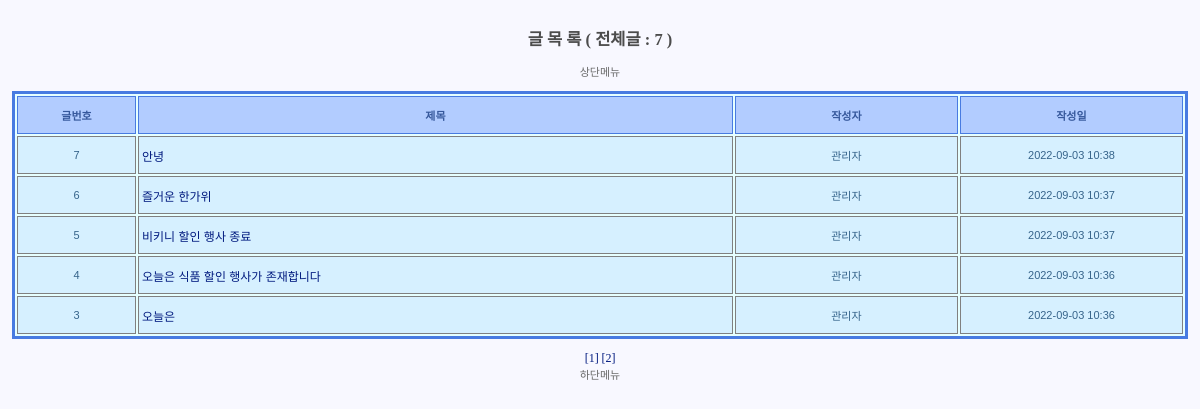
Page /noticeboard/noticelist on the committed database.
### noticeboard/models.py (models this page shows)
class NoticeBoard(models.Model):
    noticenum = models.AutoField(verbose_name="공지글 번호", primary_key=True)
    admin =  models.CharField(max_length=30,verbose_name="작성자",null=False)
    noticetitle = models.CharField(max_length=1000,verbose_name="공지글 제목",null=False)
    noticecontent = models.CharField(max_length=6000,verbose_name="공지글 내용",null=False)
    noticedate = models.DateTimeField(auto_now_add=True,verbose_name="작성일",blank=True)

### noticeboard/views.py (the view, shortened to what this page needs)
# urls.py: path("noticelist",views.NoticeBoardListView.as_view(), name="noticelist"),
class NoticeBoardListView(View):
    def get(self,request):
        template = loader.get_template("noticeboard.html")
        count = NoticeBoard.objects.all().count()
        pagenum = request.GET.get("pagenoticenum")
        if not pagenum :
            pagenum = "1"
        pagenum = int(pagenum)
        start = (pagenum - 1 ) *int(PAGE_SIZE) #(5-1)*10 +1 ->41
        end = start+ int(PAGE_SIZE)
        if end>count:
            end = count
        dtos = NoticeBoard.objects.order_by("-noticenum")[start:end]
        number = count - (pagenum-1)*int(PAGE_SIZE)
        startpage = pagenum// int(PAGE_BLOCK) * int(PAGE_BLOCK) +1
        if pagenum % int(PAGE_BLOCK) == 0:
            startpage -= int(PAGE_BLOCK)-1
        endpage =   startpage + int(PAGE_BLOCK) -1
        pagecount = count // int(PAGE_SIZE)
        if count % int(PAGE_SIZE)>0:
            pagecount +=1
        if endpage>pagecount :
            endpage = pagecount
        pages = range(startpage , endpage+1)
        context = {
            "count" : count,
            "dtos" : dtos,
            "pagenum" : pagenum,
            "number":number,
            "pages":pages,
            "startpage":startpage,
            "endpage":endpage,
            "pageblock":PAGE_BLOCK,
            "pagecount":pagecount,
            }
        return HttpResponse( template.render( context, request ) )

### noticeboard/templates/noticeboard.html (shortened to what this page needs)
{% extends "base_board.html" %}
{% block title %} <h2> 글 목 록 ( 전체글 : {{count}} )</h2> {% endblock %}
{% block contents %}
{% load mathfilters %}
{% load static %}
<table border="1">
   <tr>
      <th style="width:8%"> 글번호 </th>
      <th style="width:40%"> 제목 </th>
      <th style="width:15%"> 작성자 </th>
      <th style="width:15%"> 작성일 </th>
   </tr>
   {% if count == 0 %}
   <tr>
      <td colspan="6" style="text-align:center">
         게시판에 글이 없습니다. 글쓰기 눌러주세요
      </td>
   </tr>
   {% else %}
      {% for dto in dtos %}
         <tr>
            <td style="text-align:center">
               {{number|sub:forloop.counter0}}
            </td>
            <td>
               {% if dto.readcount == -1 %}
                  삭제된 글입니다
               {% else %}
                  <a href="noticedetail?noticenum={{dto.noticenum}}&pagenoticenum={{pagenoticenum}}&noticenumber={{noticenumber|sub:forloop.counter0}}">
                  {{dto.noticetitle}}
                  </a>
               {% endif %}
            </td>
            <td style="text-align:center">
               {{dto.admin}}
            </td>
            <td style="text-align:center">
               {{dto.noticedate|date:"Y-m-d H:i"}}
            </td>
         </tr>
      {% endfor %}
   {% endif %}
</table>
<br>
{% for page in pages %}
   {% if pagenoticenum == page %}
      <b>[{{page}}]</b>
   {% else %}
      <a href="noticelist?pagenoticenum={{pagenum}}">[{{page}}]</a>
   {% endif %}
{% endfor %}
{% endblock %}

### noticeboard/templates/base_board.html (shortened to what this page needs)
{% load static %}
<!DOCTYPE html>
<html>
   <head>
      <link type="text/css" rel="stylesheet" href="{% static 'css/style_board.css' %}">
   </head>
   <body>
      {% block title %} <h2> 게시판 </h2> {% endblock %}
      {% block header %} 상단메뉴 {% endblock %}
      <br><br>
      {% block contents %}
      {% endblock %}
      <br>
      {% block footer %} 하단메뉴 {% endblock %}
   </body>
</html>

### noticeboard/static/css/style_board.css (style rules this page uses)
h1,h2,h3,h4,h5,h6 { color: #4C4C4C; }
a { text-decoration: none; font-size:12px; color : #001A7F; }
body { text-align: center; background-color : #F8F8FF; font-size:11px; font-family:verdana; color: #696969; padding:4px; }
table { text-align: left; border: 3px solid #487BE1; background-color: #E6FFFF; font-family: Arial, Helvetica, sans-serif; font-size:12px; margin: auto; }
th { text-align: center; background-color: #B2CCFF; color : #36589C; font-size : 11px; border : 1px solid #487BE1; margin : 0px; padding : 3px; height: 30px; width: 100px; }
td { background-color: #D6F0FF; color : #36648B; font-size : 11px; border : 1px solid gray; margin : 0px; padding : 3px; height: 30px; width: 300px; }

### rows in the picture
NoticeBoard: noticenum "7", noticetitle "안녕", admin "관리자", noticedate "2022-09-03 10:38"
NoticeBoard: noticenum "6", noticetitle "즐거운 한가위", admin "관리자", noticedate "2022-09-03 10:37"
NoticeBoard: noticenum "5", noticetitle "비키니 할인 행사 종료", admin "관리자", noticedate "2022-09-03 10:37"
NoticeBoard: noticenum "4", noticetitle "오늘은 식품 할인 행사가 존재합니다", admin "관리자", noticedate "2022-09-03 10:36"
NoticeBoard: noticenum "3", noticetitle "오늘은", admin "관리자", noticedate "2022-09-03 10:36"

### other values in the picture
{{ count }} "7"
{{ page }} "1" "2"
